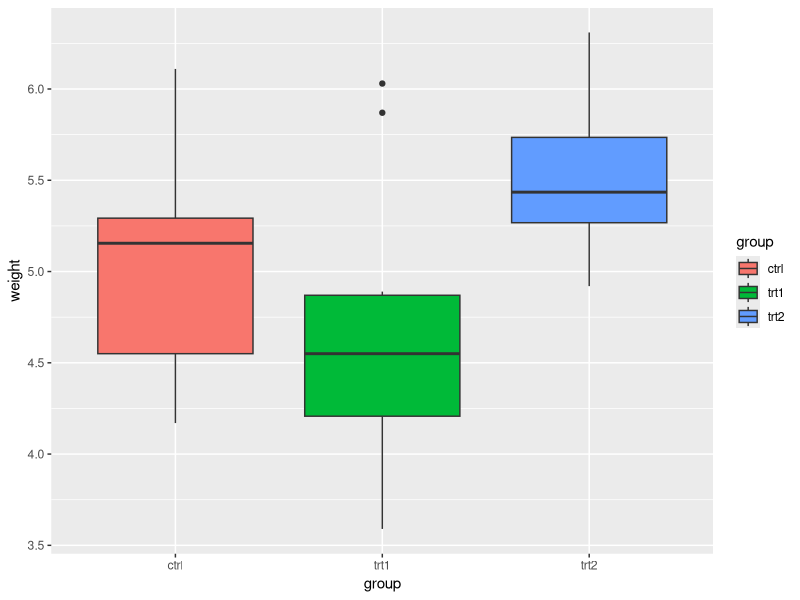
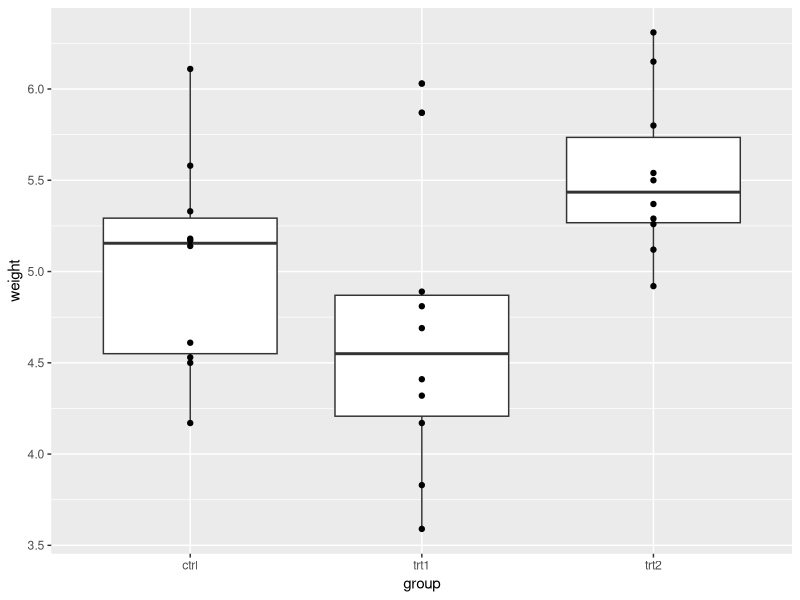
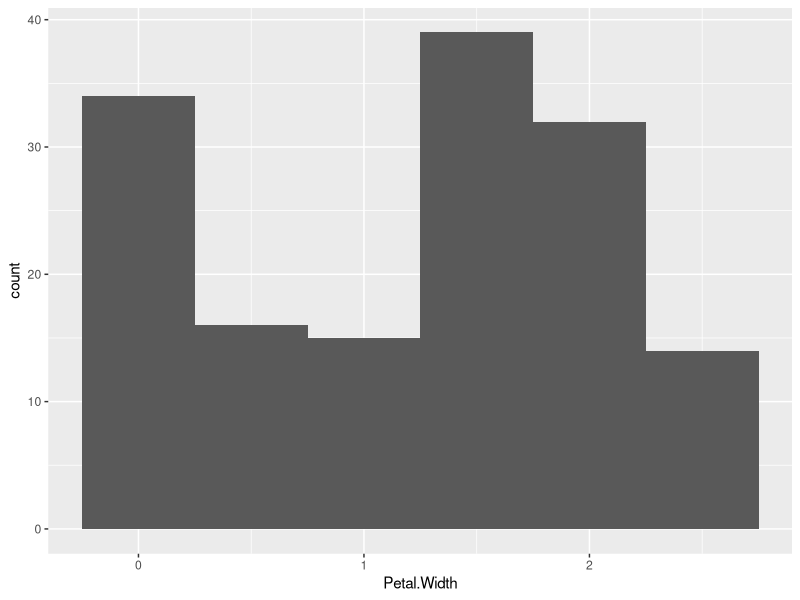
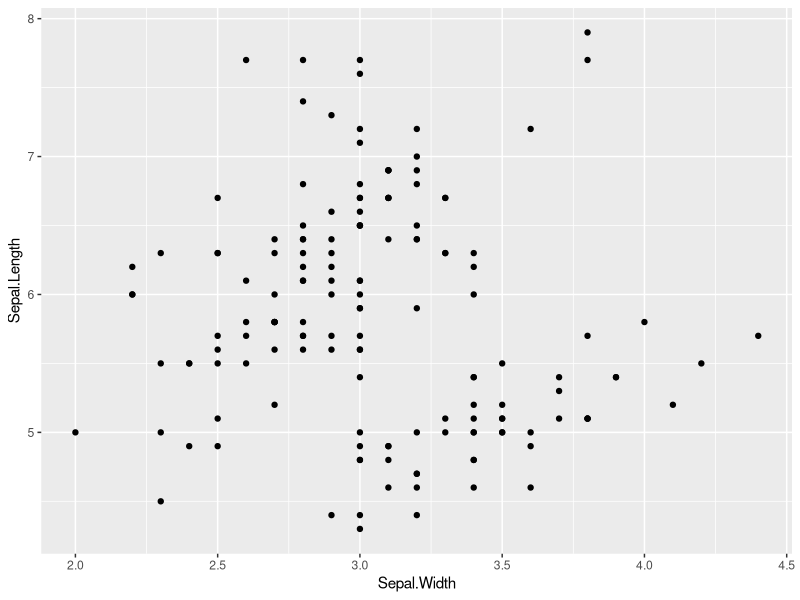
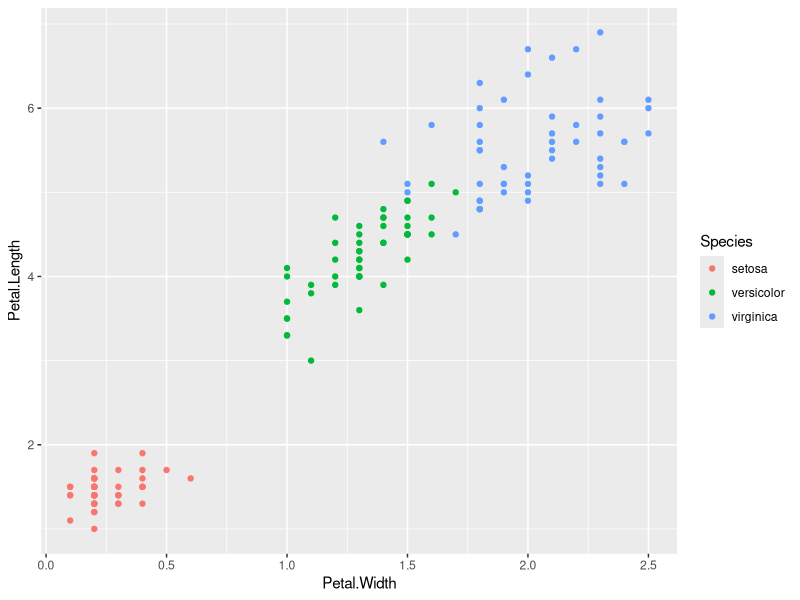

The R source for these figures, in order:
# Tidyverse Exam – Data Manipulation in R (using `mtcars` dataset)

# tidyverse ---------------------------------------------------------------

# Use `df_mtcars` for Questions 1 - 10
library(tidyverse)
df_mtcars <- as_tibble(mtcars,
                       rownames = "model")

# 1. Filter rows where number of cylinders (`cyl`) is 6
# Write code to create a new data frame that only includes rows where `cyl == 6`.
# Assign to: `mtcars_cyl6`
mtcars_cyl6 <- df_mtcars %>%
  filter(cyl == 6)
# 2. Filter rows where number of gears (`gear`) is either 3 or 5
# Use `%in%` to filter the `df_mtcars` dataset for these two `gear` values.
# Assign to: `mtcars_g35`
mtcars_g35 <- df_mtcars %>%
  filter(gear %in% c(3, 5))
# 3. Filter rows where miles per gallon (`mpg`) is greater than 25
# Create a subset of `df_mtcars` where `mpg > 25`.
# Assign to: `mtcars_mpg25`
mtcars_mpg25 <- df_mtcars %>%
  filter(mpg > 25)
# 4. Filter rows where weight (`wt`) is less than 2.5 AND number of cylinders (`cyl`) is 4
# Combine logical conditions using `&`.
# Assign to: `mtcars_light_cyl4`
mtcars_light_cyl4 <- df_mtcars %>%
  filter(wt < 2.5 & cyl == 4)
# 5. Sort `df_mtcars` by horsepower (`hp`) in ascending order
# Use `arrange()` to sort the data.
# Assign to: `mtcars_hp`
mtcars_hp <- df_mtcars %>%
  arrange(hp)
# 6. Sort `df_mtcars` by quarter mile time (`qsec`) in descending order
# Use `desc()` inside `arrange()`.
# Assign to: `mtcars_qsec`
mtcars_qsec <- df_mtcars %>%
  arrange(desc(qsec))
# 7. Exclude the `drat` column
# Use `select()` with `-` (minus sign) to remove the column.
# Assign to: `mtcars_no_drat`
mtcars_no_drat <- df_mtcars %>%
  select(-drat)
# 8. Add a new column `ptw` that equals the ratio of horsepower (`hp`) to weight (`wt`) (`hp / wt`)
# Use `mutate()` to add the new column.
# Assign to: `mtcars_with_ptw`
mtcars_with_ptw <- df_mtcars %>%
  mutate(ptw = hp / wt)
# 9. Identify the car `model` with the highest `ptw` among cars with six cylinders (`cyl == 6`).
# Hint: Use `mtcars_with_ptw` and a chain of `filter()` and `arrange()` with `%>%`.
# Write the car model here: Ferrari Dino
mtcars_with_ptw %>%
  filter(cyl == 6) %>%
  arrange(desc(ptw))

# Write the car model here: Ferrari Dino
# 10. Group by number of gears (`gear`) and summarize minimum & maximum values of `mpg`
# Use `group_by()` and `summarize()` to calculate minimum & maximum values of `mpg` within each group.
# Minimum and maximum values of each group should be represented as separate columns.
# Function `min()` returns the minimum value in a vector.
# Function `max()` returns the maximum value in a vector.
# Assign to: `mtcars_mpg_by_gear`
mtcars_mpg_by_gear <- df_mtcars %>%
  group_by(gear) %>%
  summarize(
    min_mpg = min(mpg),
    max_mpg = max(mpg))

# ggplot ------------------------------------------------------------------

# Visualization in R (using `iris` dataset)

## before you begin with the following questions, type the following code to check column names in the dataframe
colnames(iris) # output from this code is the column names that can be used in figures
'colname(iris)'
# 11. Simple scatter plot of `Sepal.Length` vs `Sepal.Width` using `ggplot()`
# Assign to: `g_scat`
# Create a scatter plot with `Sepal.Width` on the x-axis and `Sepal.Length` on the y-axis.
g_scat <- ggplot(iris, aes(x = Sepal.Width, y = Sepal.Length)) +
  geom_point()
# 12. Scatter plot with points colored by `Species`
# Assign to: `g_scat_col`
# Create a scatter plot with `Petal.Width` on the x-axis and `Petal.Length` on the y-axis,
# coloring points by `Species`.
g_scat_col <- ggplot(iris, aes(x = Petal.Width, y = Petal.Length, color = Species)) +
  geom_point()
# 13. Histogram of `Petal.Width` with `binwidth = 0.5`
# Assign to: `g_hist`
# Create a histogram of `Petal.Width` with `binwidth` set to 0.5.
g_hist <- ggplot(iris, aes(x = Petal.Width)) +
  geom_histogram(binwidth = 0.5)
# Visualization in R (using `PlantGrowth` dataset)

## before you begin with the following questions, type the following code to check column names in the dataframe
colnames(PlantGrowth) # output from this code is the column names that can be used in figures

# 14. Boxplot of `weight` grouped and filled by `group`
# Assign to: `g_bplot1`
# Create a boxplot of `weight` by `group`, filling boxes by `group`.
g_bplot1 <- ggplot(PlantGrowth, aes(x = group, y = weight, fill = group)) +
  geom_boxplot()
# 15. Boxplot + scatter plot of `weight` by `group`
# Assign to: `g_bplot2`
# Create a boxplot of `weight` by `group`, then overlay points showing individual observations.
g_bplot2 <- ggplot(PlantGrowth, aes(x = group, y = weight)) +
  geom_boxplot() +
  geom_point()
